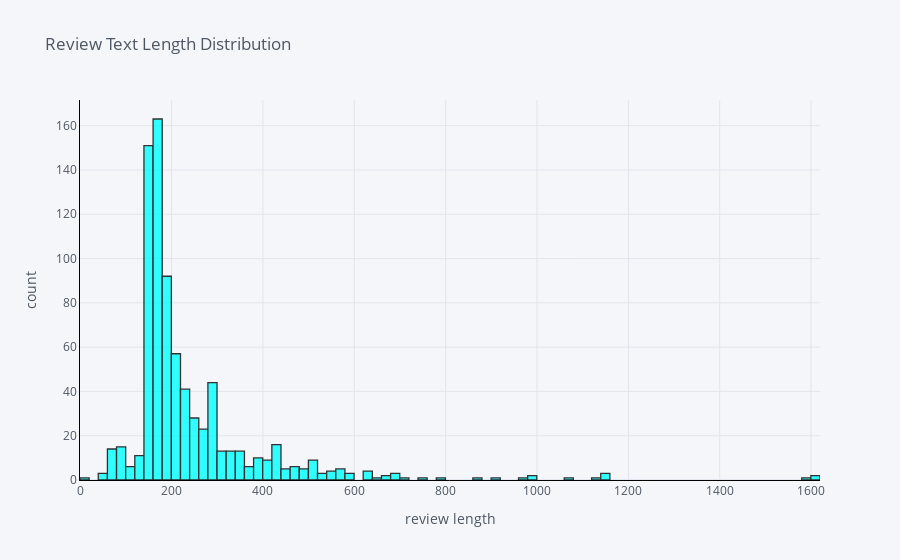

Notebook code for this chart:
### Code cell
#The distribution review text lengths
df['review_len'].iplot(
    kind='hist',
    bins=100,
    xTitle='review length',
    linecolor='black',
    yTitle='count',
    color ='Cyan',
    title='Review Text Length Distribution')

### Figure 1 — Plotly figure (JSON) as saved in the notebook; plotly's stock layout.template omitted (floating-point values rounded to 4 significant figures; data arrays with more than 128 entries replaced by an {"elided": "..."} marker saying what was removed)
{"data": [{"histfunc": "count", "histnorm": "", "marker": {"color": "rgba(0, 255, 255, 1.0)", "line": {"color": "#000000", "width": 1.3}}, "name": "review_len", "nbinsx": 100, "opacity": 0.8, "orientation": "v", "type": "histogram", "x": {"elided": "795 int values"}}], "layout": {"barmode": "overlay", "legend": {"bgcolor": "#F5F6F9", "font": {"color": "#4D5663"}}, "paper_bgcolor": "#F5F6F9", "plot_bgcolor": "#F5F6F9", "title": {"font": {"color": "#4D5663"}, "text": "Review Text Length Distribution"}, "xaxis": {"gridcolor": "#E1E5ED", "linecolor": "black", "showgrid": true, "tickfont": {"color": "#4D5663"}, "title": {"font": {"color": "#4D5663"}, "text": "review length"}, "zerolinecolor": "#E1E5ED"}, "yaxis": {"gridcolor": "#E1E5ED", "linecolor": "black", "showgrid": true, "tickfont": {"color": "#4D5663"}, "title": {"font": {"color": "#4D5663"}, "text": "count"}, "zerolinecolor": "#E1E5ED"}}}
